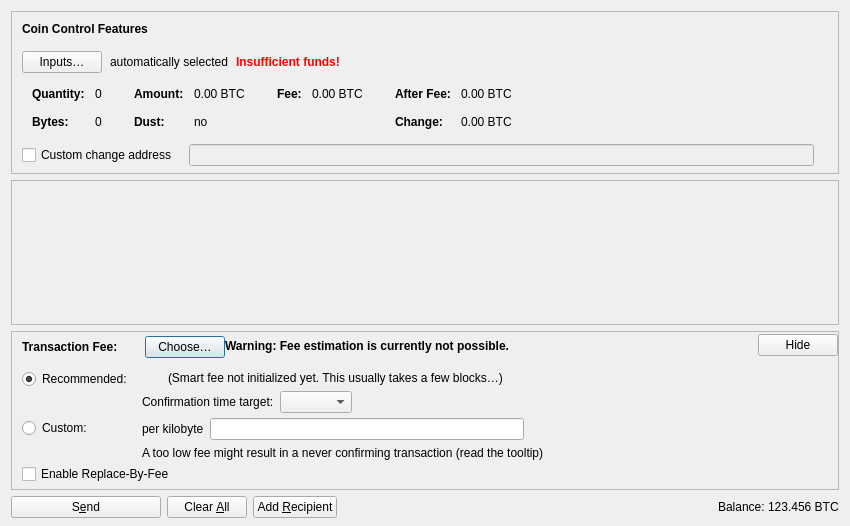
<?xml version="1.0" encoding="UTF-8"?>
<ui version="4.0">
 <class>SendCoinsDialog</class>
 <widget class="QDialog" name="SendCoinsDialog">
  <property name="geometry">
   <rect>
    <x>0</x>
    <y>0</y>
    <width>850</width>
    <height>526</height>
   </rect>
  </property>
  <property name="windowTitle">
   <string>Send Coins</string>
  </property>
  <layout class="QVBoxLayout" name="verticalLayout" stretch="0,1,0,0">
   <property name="bottomMargin">
    <number>8</number>
   </property>
   <item>
    <widget class="QFrame" name="frameCoinControl">
     <property name="sizePolicy">
      <sizepolicy hsizetype="Expanding" vsizetype="Expanding">
       <horstretch>0</horstretch>
       <verstretch>0</verstretch>
      </sizepolicy>
     </property>
     <property name="maximumSize">
      <size>
       <width>16777215</width>
       <height>16777215</height>
      </size>
     </property>
     <property name="frameShape">
      <enum>QFrame::StyledPanel</enum>
     </property>
     <property name="frameShadow">
      <enum>QFrame::Sunken</enum>
     </property>
     <layout class="QVBoxLayout" name="verticalLayoutCoinControl2">
      <property name="spacing">
       <number>0</number>
      </property>
      <property name="leftMargin">
       <number>0</number>
      </property>
      <property name="topMargin">
       <number>0</number>
      </property>
      <property name="rightMargin">
       <number>0</number>
      </property>
      <property name="bottomMargin">
       <number>6</number>
      </property>
      <item>
       <layout class="QVBoxLayout" name="verticalLayoutCoinControl" stretch="0,0,0,0,1">
        <property name="spacing">
         <number>0</number>
        </property>
        <property name="leftMargin">
         <number>10</number>
        </property>
        <property name="topMargin">
         <number>10</number>
        </property>
        <item>
         <layout class="QHBoxLayout" name="horizontalLayoutCoinControl1">
          <property name="bottomMargin">
           <number>15</number>
          </property>
          <item>
           <widget class="QLabel" name="labelCoinControlFeatures">
            <property name="sizePolicy">
             <sizepolicy hsizetype="Preferred" vsizetype="Maximum">
              <horstretch>0</horstretch>
              <verstretch>0</verstretch>
             </sizepolicy>
            </property>
            <property name="font">
             <font>
              <weight>75</weight>
              <bold>true</bold>
             </font>
            </property>
            <property name="styleSheet">
             <string notr="true">font-weight:bold;</string>
            </property>
            <property name="text">
             <string>Coin Control Features</string>
            </property>
           </widget>
          </item>
         </layout>
        </item>
        <item>
         <layout class="QHBoxLayout" name="horizontalLayoutCoinControl2" stretch="0,0,0,0">
          <property name="spacing">
           <number>8</number>
          </property>
          <property name="bottomMargin">
           <number>10</number>
          </property>
          <item>
           <widget class="QPushButton" name="pushButtonCoinControl">
            <property name="styleSheet">
             <string notr="true"/>
            </property>
            <property name="text">
             <string>Inputs…</string>
            </property>
            <property name="autoDefault">
             <bool>false</bool>
            </property>
           </widget>
          </item>
          <item>
           <widget class="QLabel" name="labelCoinControlAutomaticallySelected">
            <property name="text">
             <string>automatically selected</string>
            </property>
            <property name="margin">
             <number>5</number>
            </property>
           </widget>
          </item>
          <item>
           <widget class="QLabel" name="labelCoinControlInsuffFunds">
            <property name="font">
             <font>
              <weight>75</weight>
              <bold>true</bold>
             </font>
            </property>
            <property name="styleSheet">
             <string notr="true">color:red;font-weight:bold;</string>
            </property>
            <property name="text">
             <string>Insufficient funds!</string>
            </property>
            <property name="margin">
             <number>5</number>
            </property>
           </widget>
          </item>
          <item>
           <spacer name="horizontalSpacerCoinControl">
            <property name="orientation">
             <enum>Qt::Horizontal</enum>
            </property>
            <property name="sizeHint" stdset="0">
             <size>
              <width>40</width>
              <height>1</height>
             </size>
            </property>
           </spacer>
          </item>
         </layout>
        </item>
        <item>
         <widget class="QWidget" name="widgetCoinControl" native="true">
          <property name="sizePolicy">
           <sizepolicy hsizetype="Preferred" vsizetype="Preferred">
            <horstretch>0</horstretch>
            <verstretch>0</verstretch>
           </sizepolicy>
          </property>
          <property name="minimumSize">
           <size>
            <width>0</width>
            <height>0</height>
           </size>
          </property>
          <property name="styleSheet">
           <string notr="true"/>
          </property>
          <layout class="QHBoxLayout" name="horizontalLayoutCoinControl5">
           <property name="leftMargin">
            <number>0</number>
           </property>
           <property name="topMargin">
            <number>0</number>
           </property>
           <property name="rightMargin">
            <number>0</number>
           </property>
           <property name="bottomMargin">
            <number>0</number>
           </property>
           <item>
            <layout class="QHBoxLayout" name="horizontalLayoutCoinControl3" stretch="0,0,0,1">
             <property name="spacing">
              <number>20</number>
             </property>
             <property name="topMargin">
              <number>0</number>
             </property>
             <property name="bottomMargin">
              <number>10</number>
             </property>
             <item>
              <layout class="QFormLayout" name="formLayoutCoinControl1">
               <property name="horizontalSpacing">
                <number>10</number>
               </property>
               <property name="verticalSpacing">
                <number>14</number>
               </property>
               <property name="leftMargin">
                <number>10</number>
               </property>
               <property name="topMargin">
                <number>4</number>
               </property>
               <property name="rightMargin">
                <number>6</number>
               </property>
               <item row="0" column="0">
                <widget class="QLabel" name="labelCoinControlQuantityText">
                 <property name="font">
                  <font>
                   <weight>75</weight>
                   <bold>true</bold>
                  </font>
                 </property>
                 <property name="text">
                  <string>Quantity:</string>
                 </property>
                 <property name="margin">
                  <number>0</number>
                 </property>
                </widget>
               </item>
               <item row="0" column="1">
                <widget class="QLabel" name="labelCoinControlQuantity">
                 <property name="cursor">
                  <cursorShape>IBeamCursor</cursorShape>
                 </property>
                 <property name="contextMenuPolicy">
                  <enum>Qt::ActionsContextMenu</enum>
                 </property>
                 <property name="text">
                  <string notr="true">0</string>
                 </property>
                 <property name="margin">
                  <number>0</number>
                 </property>
                 <property name="textInteractionFlags">
                  <set>Qt::LinksAccessibleByMouse|Qt::TextSelectableByKeyboard|Qt::TextSelectableByMouse</set>
                 </property>
                </widget>
               </item>
               <item row="1" column="0">
                <widget class="QLabel" name="labelCoinControlBytesText">
                 <property name="font">
                  <font>
                   <weight>75</weight>
                   <bold>true</bold>
                  </font>
                 </property>
                 <property name="text">
                  <string>Bytes:</string>
                 </property>
                </widget>
               </item>
               <item row="1" column="1">
                <widget class="QLabel" name="labelCoinControlBytes">
                 <property name="cursor">
                  <cursorShape>IBeamCursor</cursorShape>
                 </property>
                 <property name="contextMenuPolicy">
                  <enum>Qt::ActionsContextMenu</enum>
                 </property>
                 <property name="text">
                  <string notr="true">0</string>
                 </property>
                 <property name="textInteractionFlags">
                  <set>Qt::LinksAccessibleByMouse|Qt::TextSelectableByKeyboard|Qt::TextSelectableByMouse</set>
                 </property>
                </widget>
               </item>
              </layout>
             </item>
             <item>
              <layout class="QFormLayout" name="formLayoutCoinControl2">
               <property name="horizontalSpacing">
                <number>10</number>
               </property>
               <property name="verticalSpacing">
                <number>14</number>
               </property>
               <property name="leftMargin">
                <number>6</number>
               </property>
               <property name="topMargin">
                <number>4</number>
               </property>
               <property name="rightMargin">
                <number>6</number>
               </property>
               <item row="0" column="0">
                <widget class="QLabel" name="labelCoinControlAmountText">
                 <property name="font">
                  <font>
                   <weight>75</weight>
                   <bold>true</bold>
                  </font>
                 </property>
                 <property name="text">
                  <string>Amount:</string>
                 </property>
                 <property name="margin">
                  <number>0</number>
                 </property>
                </widget>
               </item>
               <item row="0" column="1">
                <widget class="QLabel" name="labelCoinControlAmount">
                 <property name="cursor">
                  <cursorShape>IBeamCursor</cursorShape>
                 </property>
                 <property name="contextMenuPolicy">
                  <enum>Qt::ActionsContextMenu</enum>
                 </property>
                 <property name="text">
                  <string notr="true">0.00 BTC</string>
                 </property>
                 <property name="textInteractionFlags">
                  <set>Qt::LinksAccessibleByMouse|Qt::TextSelectableByKeyboard|Qt::TextSelectableByMouse</set>
                 </property>
                </widget>
               </item>
               <item row="1" column="0">
                <widget class="QLabel" name="labelCoinControlLowOutputText">
                 <property name="font">
                  <font>
                   <weight>75</weight>
                   <bold>true</bold>
                  </font>
                 </property>
                 <property name="text">
                  <string>Dust:</string>
                 </property>
                </widget>
               </item>
               <item row="1" column="1">
                <widget class="QLabel" name="labelCoinControlLowOutput">
                 <property name="cursor">
                  <cursorShape>IBeamCursor</cursorShape>
                 </property>
                 <property name="contextMenuPolicy">
                  <enum>Qt::ActionsContextMenu</enum>
                 </property>
                 <property name="text">
                  <string notr="true">no</string>
                 </property>
                 <property name="textInteractionFlags">
                  <set>Qt::LinksAccessibleByMouse|Qt::TextSelectableByKeyboard|Qt::TextSelectableByMouse</set>
                 </property>
                </widget>
               </item>
              </layout>
             </item>
             <item>
              <layout class="QFormLayout" name="formLayoutCoinControl3">
               <property name="horizontalSpacing">
                <number>10</number>
               </property>
               <property name="verticalSpacing">
                <number>14</number>
               </property>
               <property name="leftMargin">
                <number>6</number>
               </property>
               <property name="topMargin">
                <number>4</number>
               </property>
               <property name="rightMargin">
                <number>6</number>
               </property>
               <item row="0" column="0">
                <widget class="QLabel" name="labelCoinControlFeeText">
                 <property name="font">
                  <font>
                   <weight>75</weight>
                   <bold>true</bold>
                  </font>
                 </property>
                 <property name="text">
                  <string>Fee:</string>
                 </property>
                 <property name="margin">
                  <number>0</number>
                 </property>
                </widget>
               </item>
               <item row="0" column="1">
                <widget class="QLabel" name="labelCoinControlFee">
                 <property name="cursor">
                  <cursorShape>IBeamCursor</cursorShape>
                 </property>
                 <property name="contextMenuPolicy">
                  <enum>Qt::ActionsContextMenu</enum>
                 </property>
                 <property name="text">
                  <string notr="true">0.00 BTC</string>
                 </property>
                 <property name="textInteractionFlags">
                  <set>Qt::LinksAccessibleByMouse|Qt::TextSelectableByKeyboard|Qt::TextSelectableByMouse</set>
                 </property>
                </widget>
               </item>
              </layout>
             </item>
             <item>
              <layout class="QFormLayout" name="formLayoutCoinControl4">
               <property name="horizontalSpacing">
                <number>10</number>
               </property>
               <property name="verticalSpacing">
                <number>14</number>
               </property>
               <property name="leftMargin">
                <number>6</number>
               </property>
               <property name="topMargin">
                <number>4</number>
               </property>
               <property name="rightMargin">
                <number>6</number>
               </property>
               <item row="0" column="0">
                <widget class="QLabel" name="labelCoinControlAfterFeeText">
                 <property name="font">
                  <font>
                   <weight>75</weight>
                   <bold>true</bold>
                  </font>
                 </property>
                 <property name="text">
                  <string>After Fee:</string>
                 </property>
                 <property name="margin">
                  <number>0</number>
                 </property>
                </widget>
               </item>
               <item row="0" column="1">
                <widget class="QLabel" name="labelCoinControlAfterFee">
                 <property name="cursor">
                  <cursorShape>IBeamCursor</cursorShape>
                 </property>
                 <property name="contextMenuPolicy">
                  <enum>Qt::ActionsContextMenu</enum>
                 </property>
                 <property name="text">
                  <string notr="true">0.00 BTC</string>
                 </property>
                 <property name="textInteractionFlags">
                  <set>Qt::LinksAccessibleByMouse|Qt::TextSelectableByKeyboard|Qt::TextSelectableByMouse</set>
                 </property>
                </widget>
               </item>
               <item row="1" column="0">
                <widget class="QLabel" name="labelCoinControlChangeText">
                 <property name="font">
                  <font>
                   <weight>75</weight>
                   <bold>true</bold>
                  </font>
                 </property>
                 <property name="text">
                  <string>Change:</string>
                 </property>
                </widget>
               </item>
               <item row="1" column="1">
                <widget class="QLabel" name="labelCoinControlChange">
                 <property name="cursor">
                  <cursorShape>IBeamCursor</cursorShape>
                 </property>
                 <property name="contextMenuPolicy">
                  <enum>Qt::ActionsContextMenu</enum>
                 </property>
                 <property name="text">
                  <string notr="true">0.00 BTC</string>
                 </property>
                 <property name="textInteractionFlags">
                  <set>Qt::LinksAccessibleByMouse|Qt::TextSelectableByKeyboard|Qt::TextSelectableByMouse</set>
                 </property>
                </widget>
               </item>
              </layout>
             </item>
            </layout>
           </item>
          </layout>
         </widget>
        </item>
        <item>
         <layout class="QHBoxLayout" name="horizontalLayoutCoinControl4" stretch="0,0,0">
          <property name="spacing">
           <number>12</number>
          </property>
          <property name="sizeConstraint">
           <enum>QLayout::SetDefaultConstraint</enum>
          </property>
          <property name="topMargin">
           <number>5</number>
          </property>
          <property name="rightMargin">
           <number>5</number>
          </property>
          <item>
           <widget class="QCheckBox" name="checkBoxCoinControlChange">
            <property name="toolTip">
             <string>If this is activated, but the change address is empty or invalid, change will be sent to a newly generated address.</string>
            </property>
            <property name="text">
             <string>Custom change address</string>
            </property>
           </widget>
          </item>
          <item>
           <widget class="QValidatedLineEdit" name="lineEditCoinControlChange">
            <property name="enabled">
             <bool>false</bool>
            </property>
            <property name="sizePolicy">
             <sizepolicy hsizetype="Expanding" vsizetype="Fixed">
              <horstretch>0</horstretch>
              <verstretch>0</verstretch>
             </sizepolicy>
            </property>
           </widget>
          </item>
          <item>
           <widget class="QLabel" name="labelCoinControlChangeLabel">
            <property name="sizePolicy">
             <sizepolicy hsizetype="Preferred" vsizetype="Expanding">
              <horstretch>0</horstretch>
              <verstretch>0</verstretch>
             </sizepolicy>
            </property>
            <property name="minimumSize">
             <size>
              <width>0</width>
              <height>0</height>
             </size>
            </property>
            <property name="text">
             <string/>
            </property>
            <property name="margin">
             <number>3</number>
            </property>
           </widget>
          </item>
         </layout>
        </item>
        <item>
         <spacer name="verticalSpacerCoinControl">
          <property name="orientation">
           <enum>Qt::Vertical</enum>
          </property>
          <property name="sizeHint" stdset="0">
           <size>
            <width>800</width>
            <height>1</height>
           </size>
          </property>
         </spacer>
        </item>
       </layout>
      </item>
     </layout>
    </widget>
   </item>
   <item>
    <widget class="QScrollArea" name="scrollArea">
     <property name="widgetResizable">
      <bool>true</bool>
     </property>
     <widget class="QWidget" name="scrollAreaWidgetContents">
      <property name="geometry">
       <rect>
        <x>0</x>
        <y>0</y>
        <width>830</width>
        <height>104</height>
       </rect>
      </property>
      <layout class="QVBoxLayout" name="verticalLayout_2" stretch="0,1">
       <property name="leftMargin">
        <number>0</number>
       </property>
       <property name="topMargin">
        <number>0</number>
       </property>
       <property name="rightMargin">
        <number>0</number>
       </property>
       <property name="bottomMargin">
        <number>0</number>
       </property>
       <item>
        <layout class="QVBoxLayout" name="entries">
         <property name="spacing">
          <number>6</number>
         </property>
        </layout>
       </item>
       <item>
        <spacer name="verticalSpacer">
         <property name="orientation">
          <enum>Qt::Vertical</enum>
         </property>
         <property name="sizeHint" stdset="0">
          <size>
           <width>20</width>
           <height>40</height>
          </size>
         </property>
        </spacer>
       </item>
      </layout>
     </widget>
    </widget>
   </item>
   <item>
    <widget class="QFrame" name="frameFee">
     <property name="sizePolicy">
      <sizepolicy hsizetype="Expanding" vsizetype="Expanding">
       <horstretch>0</horstretch>
       <verstretch>0</verstretch>
      </sizepolicy>
     </property>
     <property name="maximumSize">
      <size>
       <width>16777215</width>
       <height>16777215</height>
      </size>
     </property>
     <property name="frameShape">
      <enum>QFrame::StyledPanel</enum>
     </property>
     <property name="frameShadow">
      <enum>QFrame::Sunken</enum>
     </property>
     <layout class="QVBoxLayout" name="verticalLayoutFee1">
      <property name="spacing">
       <number>0</number>
      </property>
      <property name="leftMargin">
       <number>0</number>
      </property>
      <property name="topMargin">
       <number>0</number>
      </property>
      <property name="rightMargin">
       <number>0</number>
      </property>
      <property name="bottomMargin">
       <number>0</number>
      </property>
      <item>
       <layout class="QVBoxLayout" name="verticalLayoutFee2" stretch="0,0,0">
        <property name="spacing">
         <number>0</number>
        </property>
        <property name="leftMargin">
         <number>10</number>
        </property>
        <property name="topMargin">
         <number>0</number>
        </property>
        <item>
         <layout class="QHBoxLayout" name="horizontalLayoutFee1">
          <property name="bottomMargin">
           <number>0</number>
          </property>
          <item>
           <layout class="QVBoxLayout" name="verticalLayoutFee7">
            <property name="spacing">
             <number>0</number>
            </property>
            <item>
             <spacer name="verticalSpacerSmartFee">
              <property name="orientation">
               <enum>Qt::Vertical</enum>
              </property>
              <property name="sizeType">
               <enum>QSizePolicy::Fixed</enum>
              </property>
              <property name="sizeHint" stdset="0">
               <size>
                <width>1</width>
                <height>4</height>
               </size>
              </property>
             </spacer>
            </item>
            <item>
             <layout class="QHBoxLayout" name="horizontalLayoutSmartFee">
              <property name="spacing">
               <number>10</number>
              </property>
              <item>
               <widget class="QLabel" name="labelFeeHeadline">
                <property name="sizePolicy">
                 <sizepolicy hsizetype="Preferred" vsizetype="Maximum">
                  <horstretch>0</horstretch>
                  <verstretch>0</verstretch>
                 </sizepolicy>
                </property>
                <property name="font">
                 <font>
                  <weight>75</weight>
                  <bold>true</bold>
                 </font>
                </property>
                <property name="styleSheet">
                 <string notr="true">font-weight:bold;</string>
                </property>
                <property name="text">
                 <string>Transaction Fee:</string>
                </property>
               </widget>
              </item>
              <item>
               <widget class="QLabel" name="labelFeeMinimized">
                <property name="text">
                 <string/>
                </property>
               </widget>
              </item>
              <item>
               <widget class="QPushButton" name="buttonChooseFee">
                <property name="text">
                 <string>Choose…</string>
                </property>
               </widget>
              </item>
             </layout>
            </item>
            <item>
             <spacer name="verticalSpacer_5">
              <property name="orientation">
               <enum>Qt::Vertical</enum>
              </property>
              <property name="sizeHint" stdset="0">
               <size>
                <width>1</width>
                <height>1</height>
               </size>
              </property>
             </spacer>
            </item>
           </layout>
          </item>
          <item>
           <widget class="QLabel" name="fallbackFeeWarningLabel">
            <property name="toolTip">
             <string>Using the fallbackfee can result in sending a transaction that will take several hours or days (or never) to confirm. Consider choosing your fee manually or wait until you have validated the complete chain.</string>
            </property>
            <property name="font">
            <font>
                <weight>75</weight>
                <bold>true</bold>
            </font>
            </property>
            <property name="text">
             <string>Warning: Fee estimation is currently not possible.</string>
            </property>
            <property name="wordWrap">
             <bool>false</bool>
            </property>
           </widget>
          </item>
          <item>
           <spacer name="horizontalSpacer_4">
            <property name="orientation">
             <enum>Qt::Horizontal</enum>
            </property>
            <property name="sizeType">
             <enum>QSizePolicy::MinimumExpanding</enum>
            </property>
            <property name="sizeHint" stdset="0">
             <size>
              <width>40</width>
              <height>20</height>
             </size>
            </property>
           </spacer>
          </item>
          <item>
           <widget class="QPushButton" name="buttonMinimizeFee">
            <property name="toolTip">
             <string>Hide transaction fee settings</string>
            </property>
            <property name="text">
             <string>Hide</string>
            </property>
           </widget>
          </item>
         </layout>
        </item>
        <item>
         <widget class="QFrame" name="frameFeeSelection">
          <layout class="QVBoxLayout" name="verticalLayoutFee12">
           <property name="spacing">
            <number>0</number>
           </property>
           <property name="leftMargin">
            <number>0</number>
           </property>
           <property name="topMargin">
            <number>0</number>
           </property>
           <property name="rightMargin">
            <number>0</number>
           </property>
           <property name="bottomMargin">
            <number>0</number>
           </property>
           <item>
            <layout class="QGridLayout" name="gridLayoutFee">
             <property name="topMargin">
              <number>10</number>
             </property>
             <property name="bottomMargin">
              <number>4</number>
             </property>
             <property name="horizontalSpacing">
              <number>10</number>
             </property>
             <property name="verticalSpacing">
              <number>4</number>
             </property>
             <item row="1" column="1">
              <layout class="QVBoxLayout" name="verticalLayoutFee8">
               <property name="spacing">
                <number>6</number>
               </property>
               <item>
                <layout class="QHBoxLayout" name="horizontalLayoutFee13">
                 <item>
                  <widget class="QLabel" name="labelCustomPerKilobyte">
                   <property name="toolTip">
                    <string>Specify a custom fee per kB (1,000 bytes) of the transaction's virtual size.

Note:  Since the fee is calculated on a per-byte basis, a fee rate of "100 satoshis per kvB" for a transaction size of 500 virtual bytes (half of 1 kvB) would ultimately yield a fee of only 50 satoshis.</string>
                   </property>
                   <property name="text">
                    <string>per kilobyte</string>
                   </property>
                  </widget>
                 </item>
                 <item>
                  <widget class="PeppacoinAmountField" name="customFee"/>
                 </item>
                 <item>
                  <spacer name="horizontalSpacer_6">
                   <property name="orientation">
                    <enum>Qt::Horizontal</enum>
                   </property>
                   <property name="sizeHint" stdset="0">
                    <size>
                     <width>1</width>
                     <height>1</height>
                    </size>
                   </property>
                  </spacer>
                 </item>
                </layout>
               </item>
               <item>
                <layout class="QHBoxLayout" name="horizontalLayoutFee8">
                 <item>
                  <widget class="QLabel" name="labelCustomFeeWarning">
                   <property name="enabled">
                    <bool>true</bool>
                   </property>
                   <property name="toolTip">
                    <string>When there is less transaction volume than space in the blocks, miners as well as relaying nodes may enforce a minimum fee. Paying only this minimum fee is just fine, but be aware that this can result in a never confirming transaction once there is more demand for peppacoin transactions than the network can process.</string>
                   </property>
                   <property name="text">
                    <string>A too low fee might result in a never confirming transaction (read the tooltip)</string>
                   </property>
                  </widget>
                 </item>
                 <item>
                  <spacer name="horizontalSpacer_2">
                   <property name="orientation">
                    <enum>Qt::Horizontal</enum>
                   </property>
                   <property name="sizeHint" stdset="0">
                    <size>
                     <width>1</width>
                     <height>1</height>
                    </size>
                   </property>
                  </spacer>
                 </item>
                </layout>
               </item>
              </layout>
             </item>
             <item row="0" column="0">
              <layout class="QVBoxLayout" name="verticalLayoutFee4" stretch="0,1">
               <item>
                <widget class="QRadioButton" name="radioSmartFee">
                 <property name="text">
                  <string>Recommended:</string>
                 </property>
                 <property name="checked">
                  <bool>true</bool>
                 </property>
                 <attribute name="buttonGroup">
                  <string notr="true">groupFee</string>
                 </attribute>
                </widget>
               </item>
               <item>
                <spacer name="verticalSpacer_2">
                 <property name="orientation">
                  <enum>Qt::Vertical</enum>
                 </property>
                 <property name="sizeHint" stdset="0">
                  <size>
                   <width>1</width>
                   <height>1</height>
                  </size>
                 </property>
                </spacer>
               </item>
              </layout>
             </item>
             <item row="1" column="0">
              <layout class="QVBoxLayout" name="verticalLayoutFee9" stretch="0,1">
               <item>
                <widget class="QRadioButton" name="radioCustomFee">
                 <property name="text">
                  <string>Custom:</string>
                 </property>
                 <attribute name="buttonGroup">
                  <string notr="true">groupFee</string>
                 </attribute>
                </widget>
               </item>
               <item>
                <spacer name="verticalSpacer_6">
                 <property name="orientation">
                  <enum>Qt::Vertical</enum>
                 </property>
                 <property name="sizeHint" stdset="0">
                  <size>
                   <width>1</width>
                   <height>1</height>
                  </size>
                 </property>
                </spacer>
               </item>
              </layout>
             </item>
             <item row="0" column="1">
              <layout class="QVBoxLayout" name="verticalLayoutFee3" stretch="0,0,1">
               <property name="spacing">
                <number>6</number>
               </property>
               <property name="topMargin">
                <number>2</number>
               </property>
               <item>
                <layout class="QHBoxLayout" name="horizontalLayoutFee12">
                 <item>
                  <widget class="QLabel" name="labelSmartFee">
                   <property name="text">
                    <string/>
                   </property>
                  </widget>
                 </item>
                 <item>
                  <widget class="QLabel" name="labelFeeEstimation">
                   <property name="text">
                    <string/>
                   </property>
                  </widget>
                 </item>
                 <item>
                  <widget class="QLabel" name="labelSmartFee2">
                   <property name="text">
                    <string>(Smart fee not initialized yet. This usually takes a few blocks…)</string>
                   </property>
                  </widget>
                 </item>
                 <item>
                  <spacer name="horizontalSpacer_5">
                   <property name="orientation">
                    <enum>Qt::Horizontal</enum>
                   </property>
                   <property name="sizeHint" stdset="0">
                    <size>
                     <width>1</width>
                     <height>1</height>
                    </size>
                   </property>
                  </spacer>
                 </item>
                </layout>
               </item>
               <item>
                <layout class="QHBoxLayout" name="horizontalLayoutFee9">
                 <item>
                  <layout class="QVBoxLayout" name="verticalLayoutFee6">
                   <item>
                    <widget class="QLabel" name="labelSmartFee3">
                     <property name="text">
                      <string>Confirmation time target:</string>
                     </property>
                    </widget>
                   </item>
                  </layout>
                 </item>
                 <item>
                  <layout class="QVBoxLayout" name="verticalLayoutFee5">
                   <property name="rightMargin">
                    <number>30</number>
                   </property>
                   <item>
                    <layout class="QHBoxLayout" name="horizontalLayoutConfTarget">
                     <property name="bottomMargin">
                      <number>0</number>
                     </property>
                     <item>
                      <widget class="QComboBox" name="confTargetSelector"/>
                     </item>
                     <item>
                      <spacer name="horizontalSpacerConfTarget">
                       <property name="orientation">
                        <enum>Qt::Horizontal</enum>
                       </property>
                       <property name="sizeHint" stdset="0">
                        <size>
                         <width>40</width>
                         <height>20</height>
                        </size>
                       </property>
                      </spacer>
                     </item>
                    </layout>
                   </item>
                  </layout>
                 </item>
                </layout>
               </item>
               <item>
                <spacer name="verticalSpacer_4">
                 <property name="orientation">
                  <enum>Qt::Vertical</enum>
                 </property>
                 <property name="sizeHint" stdset="0">
                  <size>
                   <width>1</width>
                   <height>1</height>
                  </size>
                 </property>
                </spacer>
               </item>
              </layout>
             </item>
            </layout>
           </item>
           <item>
            <widget class="QCheckBox" name="optInRBF">
             <property name="text">
              <string>Enable Replace-By-Fee</string>
             </property>
             <property name="toolTip">
              <string>With Replace-By-Fee (BIP-125) you can increase a transaction's fee after it is sent. Without this, a higher fee may be recommended to compensate for increased transaction delay risk.</string>
             </property>
            </widget>
           </item>
          </layout>
         </widget>
        </item>
        <item>
         <spacer name="verticalSpacerFee">
          <property name="orientation">
           <enum>Qt::Vertical</enum>
          </property>
          <property name="sizeHint" stdset="0">
           <size>
            <width>40</width>
            <height>5</height>
           </size>
          </property>
         </spacer>
        </item>
       </layout>
      </item>
     </layout>
    </widget>
   </item>
   <item>
    <layout class="QHBoxLayout" name="horizontalLayout">
     <item>
      <widget class="QPushButton" name="sendButton">
       <property name="minimumSize">
        <size>
         <width>150</width>
         <height>0</height>
        </size>
       </property>
       <property name="toolTip">
        <string>Confirm the send action</string>
       </property>
       <property name="text">
        <string>S&amp;end</string>
       </property>
       <property name="icon">
        <iconset resource="../peppacoin.qrc">
         <normaloff>:/icons/send</normaloff>:/icons/send</iconset>
       </property>
       <property name="autoDefault">
        <bool>false</bool>
       </property>
       <property name="default">
        <bool>false</bool>
       </property>
      </widget>
     </item>
     <item>
      <widget class="QPushButton" name="clearButton">
       <property name="sizePolicy">
        <sizepolicy hsizetype="Minimum" vsizetype="Fixed">
         <horstretch>0</horstretch>
         <verstretch>0</verstretch>
        </sizepolicy>
       </property>
       <property name="toolTip">
        <string>Clear all fields of the form.</string>
       </property>
       <property name="text">
        <string>Clear &amp;All</string>
       </property>
       <property name="icon">
        <iconset resource="../peppacoin.qrc">
         <normaloff>:/icons/remove</normaloff>:/icons/remove</iconset>
       </property>
       <property name="autoDefault">
        <bool>false</bool>
       </property>
      </widget>
     </item>
     <item>
      <widget class="QPushButton" name="addButton">
       <property name="toolTip">
        <string>Send to multiple recipients at once</string>
       </property>
       <property name="text">
        <string>Add &amp;Recipient</string>
       </property>
       <property name="icon">
        <iconset resource="../peppacoin.qrc">
         <normaloff>:/icons/add</normaloff>:/icons/add</iconset>
       </property>
       <property name="autoDefault">
        <bool>false</bool>
       </property>
      </widget>
     </item>
     <item>
      <spacer name="horizontalSpacer">
       <property name="orientation">
        <enum>Qt::Horizontal</enum>
       </property>
       <property name="sizeHint" stdset="0">
        <size>
         <width>40</width>
         <height>20</height>
        </size>
       </property>
      </spacer>
     </item>
     <item>
      <layout class="QHBoxLayout" name="horizontalLayout_2">
       <property name="spacing">
        <number>3</number>
       </property>
       <item>
        <widget class="QLabel" name="labelBalanceName">
         <property name="sizePolicy">
          <sizepolicy hsizetype="Preferred" vsizetype="Fixed">
           <horstretch>0</horstretch>
           <verstretch>0</verstretch>
          </sizepolicy>
         </property>
         <property name="text">
          <string>Balance:</string>
         </property>
        </widget>
       </item>
       <item>
        <widget class="QLabel" name="labelBalance">
         <property name="sizePolicy">
          <sizepolicy hsizetype="Preferred" vsizetype="Fixed">
           <horstretch>0</horstretch>
           <verstretch>0</verstretch>
          </sizepolicy>
         </property>
         <property name="cursor">
          <cursorShape>IBeamCursor</cursorShape>
         </property>
         <property name="text">
          <string notr="true">123.456 BTC</string>
         </property>
         <property name="textInteractionFlags">
          <set>Qt::LinksAccessibleByMouse|Qt::TextSelectableByKeyboard|Qt::TextSelectableByMouse</set>
         </property>
        </widget>
       </item>
      </layout>
     </item>
    </layout>
   </item>
  </layout>
 </widget>
 <customwidgets>
  <customwidget>
   <class>QValidatedLineEdit</class>
   <extends>QLineEdit</extends>
   <header>qt/qvalidatedlineedit.h</header>
  </customwidget>
  <customwidget>
   <class>PeppacoinAmountField</class>
   <extends>QLineEdit</extends>
   <header>qt/peppacoinamountfield.h</header>
   <container>1</container>
  </customwidget>
 </customwidgets>
 <resources>
  <include location="../peppacoin.qrc"/>
 </resources>
 <connections/>
 <buttongroups>
  <buttongroup name="groupFee"/>
 </buttongroups>
</ui>
